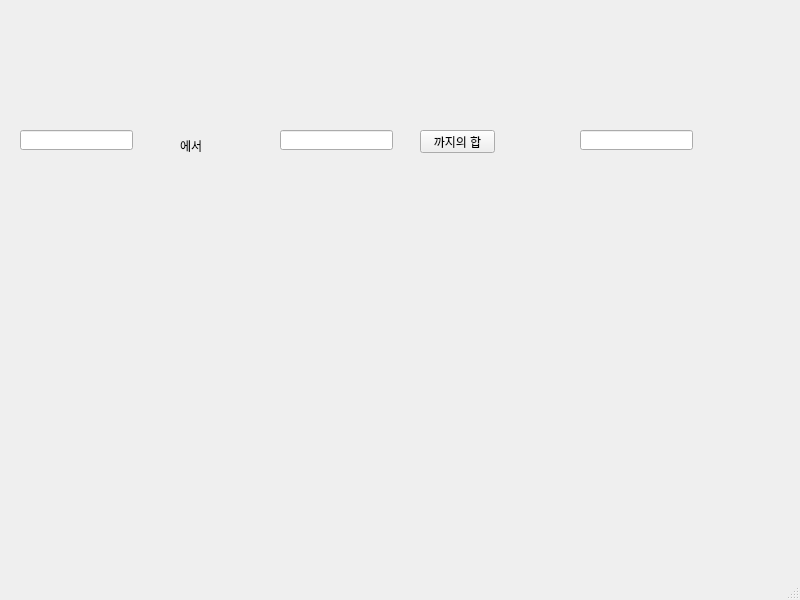
<?xml version="1.0" encoding="UTF-8"?>
<ui version="4.0">
 <class>MainWindow</class>
 <widget class="QMainWindow" name="MainWindow">
  <property name="geometry">
   <rect>
    <x>0</x>
    <y>0</y>
    <width>800</width>
    <height>600</height>
   </rect>
  </property>
  <property name="windowTitle">
   <string>MainWindow</string>
  </property>
  <widget class="QWidget" name="centralwidget">
   <widget class="QPushButton" name="pb">
    <property name="geometry">
     <rect>
      <x>420</x>
      <y>130</y>
      <width>75</width>
      <height>23</height>
     </rect>
    </property>
    <property name="text">
     <string>까지의 합</string>
    </property>
   </widget>
   <widget class="QLabel" name="label">
    <property name="geometry">
     <rect>
      <x>180</x>
      <y>140</y>
      <width>56</width>
      <height>12</height>
     </rect>
    </property>
    <property name="text">
     <string>에서</string>
    </property>
   </widget>
   <widget class="QLineEdit" name="le1">
    <property name="geometry">
     <rect>
      <x>20</x>
      <y>130</y>
      <width>113</width>
      <height>20</height>
     </rect>
    </property>
   </widget>
   <widget class="QLineEdit" name="le2">
    <property name="geometry">
     <rect>
      <x>280</x>
      <y>130</y>
      <width>113</width>
      <height>20</height>
     </rect>
    </property>
   </widget>
   <widget class="QLineEdit" name="le3">
    <property name="geometry">
     <rect>
      <x>580</x>
      <y>130</y>
      <width>113</width>
      <height>20</height>
     </rect>
    </property>
   </widget>
  </widget>
  <widget class="QMenuBar" name="menubar">
   <property name="geometry">
    <rect>
     <x>0</x>
     <y>0</y>
     <width>800</width>
     <height>21</height>
    </rect>
   </property>
  </widget>
  <widget class="QStatusBar" name="statusbar"/>
 </widget>
 <resources/>
 <connections/>
</ui>
